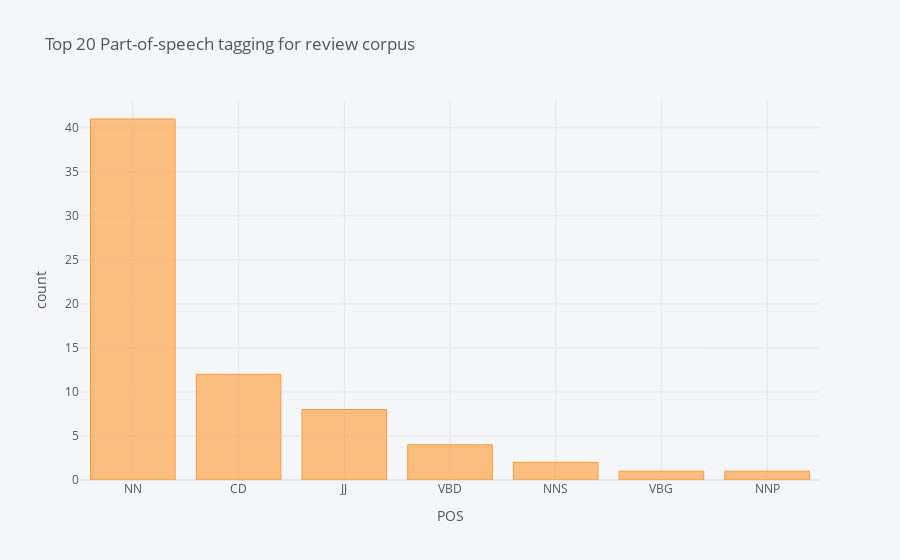

The cell this chart's notebook holds for it:
### Code cell
# The distribution of top part-of-speech tags of review corpus

blob = TextBlob(str(dataset['Stopwords']))
pos_df = pd.DataFrame(blob.tags, columns = ['word' , 'pos'])
pos_df = pos_df.pos.value_counts()[:20]
pos_df.iplot(
    kind='bar',
    xTitle='POS',
    yTitle='count', 
    title='Top 20 Part-of-speech tagging for review corpus')

### Figure 1 — Plotly figure (JSON) as saved in the notebook; plotly's stock layout.template omitted (floating-point values rounded to 4 significant figures)
{"data": [{"marker": {"color": "rgba(255, 153, 51, 0.6)", "line": {"color": "rgba(255, 153, 51, 1.0)", "width": 1}}, "name": "pos", "orientation": "v", "text": "", "type": "bar", "x": ["NN", "CD", "JJ", "VBD", "NNS", "VBG", "NNP"], "y": [41, 12, 8, 4, 2, 1, 1]}], "layout": {"legend": {"bgcolor": "#F5F6F9", "font": {"color": "#4D5663"}}, "paper_bgcolor": "#F5F6F9", "plot_bgcolor": "#F5F6F9", "title": {"font": {"color": "#4D5663"}, "text": "Top 20 Part-of-speech tagging for review corpus"}, "xaxis": {"gridcolor": "#E1E5ED", "showgrid": true, "tickfont": {"color": "#4D5663"}, "title": {"font": {"color": "#4D5663"}, "text": "POS"}, "zerolinecolor": "#E1E5ED"}, "yaxis": {"gridcolor": "#E1E5ED", "showgrid": true, "tickfont": {"color": "#4D5663"}, "title": {"font": {"color": "#4D5663"}, "text": "count"}, "zerolinecolor": "#E1E5ED"}}}
